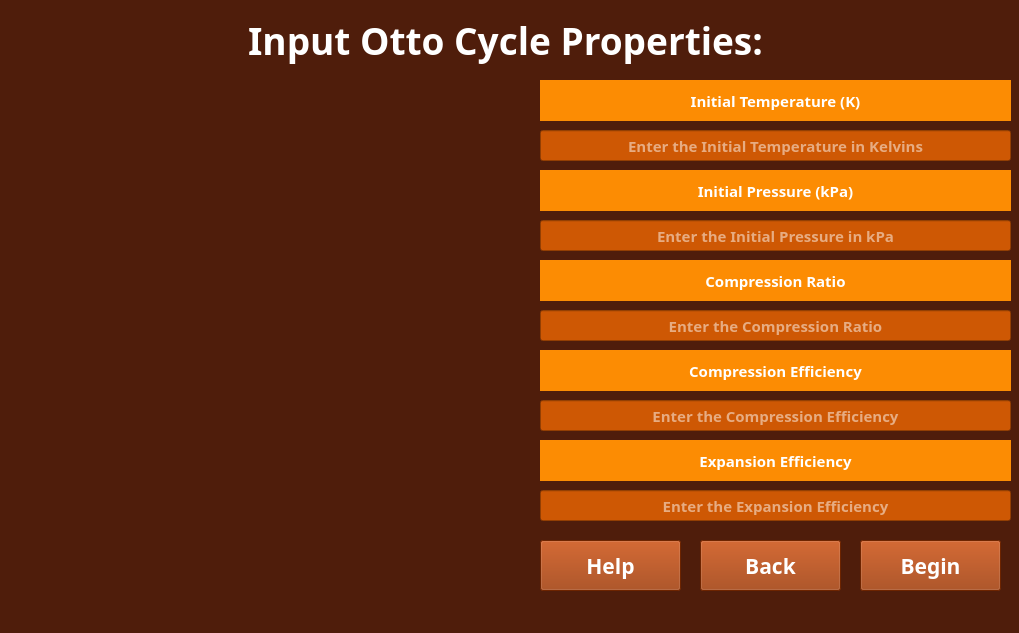
<?xml version="1.0" encoding="UTF-8"?>
<ui version="4.0">
 <class>OttoInputWindow</class>
 <widget class="QMainWindow" name="OttoInputWindow">
  <property name="geometry">
   <rect>
    <x>0</x>
    <y>0</y>
    <width>1019</width>
    <height>633</height>
   </rect>
  </property>
  <property name="sizePolicy">
   <sizepolicy hsizetype="Fixed" vsizetype="Fixed">
    <horstretch>0</horstretch>
    <verstretch>0</verstretch>
   </sizepolicy>
  </property>
  <property name="minimumSize">
   <size>
    <width>1019</width>
    <height>633</height>
   </size>
  </property>
  <property name="maximumSize">
   <size>
    <width>1019</width>
    <height>633</height>
   </size>
  </property>
  <property name="windowTitle">
   <string>Thermodynamic Simulator</string>
  </property>
  <property name="styleSheet">
   <string notr="true">background-color: rgb(79, 29, 11);
color: rgb(255,255,255);

</string>
  </property>
  <widget class="QWidget" name="centralwidget">
   <widget class="QLabel" name="Compression_Ratio_Label">
    <property name="geometry">
     <rect>
      <x>540</x>
      <y>260</y>
      <width>471</width>
      <height>41</height>
     </rect>
    </property>
    <property name="font">
     <font>
      <family>Fira Code SemiBold</family>
      <pointsize>11</pointsize>
      <bold>true</bold>
     </font>
    </property>
    <property name="styleSheet">
     <string notr="true">color: rgb(255, 255, 255); background-color: rgb(252, 140, 3)</string>
    </property>
    <property name="text">
     <string>Compression Ratio</string>
    </property>
    <property name="alignment">
     <set>Qt::AlignCenter</set>
    </property>
   </widget>
   <widget class="QLabel" name="Expansion_Efficiency_Label">
    <property name="geometry">
     <rect>
      <x>540</x>
      <y>440</y>
      <width>471</width>
      <height>41</height>
     </rect>
    </property>
    <property name="font">
     <font>
      <family>Fira Code SemiBold</family>
      <pointsize>11</pointsize>
      <bold>true</bold>
     </font>
    </property>
    <property name="styleSheet">
     <string notr="true">color: rgb(255, 255, 255); background-color: rgb(252, 140, 3)</string>
    </property>
    <property name="text">
     <string>Expansion Efficiency</string>
    </property>
    <property name="alignment">
     <set>Qt::AlignCenter</set>
    </property>
   </widget>
   <widget class="QLabel" name="Initial_Temperature_Label">
    <property name="geometry">
     <rect>
      <x>540</x>
      <y>80</y>
      <width>471</width>
      <height>41</height>
     </rect>
    </property>
    <property name="font">
     <font>
      <family>Fira Code SemiBold</family>
      <pointsize>11</pointsize>
      <bold>true</bold>
     </font>
    </property>
    <property name="styleSheet">
     <string notr="true">color: rgb(255, 255, 255); background-color: rgb(252, 140, 3)</string>
    </property>
    <property name="text">
     <string>Initial Temperature (K)</string>
    </property>
    <property name="alignment">
     <set>Qt::AlignCenter</set>
    </property>
   </widget>
   <widget class="QLabel" name="Compression_Efficiency_Label">
    <property name="geometry">
     <rect>
      <x>540</x>
      <y>350</y>
      <width>471</width>
      <height>41</height>
     </rect>
    </property>
    <property name="font">
     <font>
      <family>Fira Code SemiBold</family>
      <pointsize>11</pointsize>
      <bold>true</bold>
     </font>
    </property>
    <property name="styleSheet">
     <string notr="true">color: rgb(255, 255, 255); background-color: rgb(252, 140, 3)</string>
    </property>
    <property name="text">
     <string>Compression Efficiency</string>
    </property>
    <property name="alignment">
     <set>Qt::AlignCenter</set>
    </property>
   </widget>
   <widget class="QLabel" name="Initial_Pressure_Label">
    <property name="geometry">
     <rect>
      <x>540</x>
      <y>170</y>
      <width>471</width>
      <height>41</height>
     </rect>
    </property>
    <property name="font">
     <font>
      <family>Fira Code SemiBold</family>
      <pointsize>11</pointsize>
      <bold>true</bold>
     </font>
    </property>
    <property name="styleSheet">
     <string notr="true">color: rgb(255, 255, 255); background-color: rgb(252, 140, 3)</string>
    </property>
    <property name="text">
     <string>Initial Pressure (kPa)</string>
    </property>
    <property name="alignment">
     <set>Qt::AlignCenter</set>
    </property>
   </widget>
   <widget class="QLineEdit" name="Expansion_eff_input">
    <property name="geometry">
     <rect>
      <x>540</x>
      <y>490</y>
      <width>471</width>
      <height>31</height>
     </rect>
    </property>
    <property name="font">
     <font>
      <family>Fira Code SemiBold</family>
      <pointsize>11</pointsize>
      <bold>true</bold>
     </font>
    </property>
    <property name="styleSheet">
     <string notr="true">color: rgb(255, 255, 255); background-color: rgb(206, 88, 4)</string>
    </property>
    <property name="inputMask">
     <string/>
    </property>
    <property name="maxLength">
     <number>4</number>
    </property>
    <property name="alignment">
     <set>Qt::AlignCenter</set>
    </property>
    <property name="placeholderText">
     <string>Enter the Expansion Efficiency</string>
    </property>
   </widget>
   <widget class="QLabel" name="Otto_Image">
    <property name="geometry">
     <rect>
      <x>0</x>
      <y>80</y>
      <width>521</width>
      <height>511</height>
     </rect>
    </property>
    <property name="text">
     <string/>
    </property>
    <property name="pixmap">
     <pixmap>../graphics/otto_cycle.png</pixmap>
    </property>
    <property name="scaledContents">
     <bool>true</bool>
    </property>
   </widget>
   <widget class="QLabel" name="Title">
    <property name="geometry">
     <rect>
      <x>0</x>
      <y>10</y>
      <width>1011</width>
      <height>61</height>
     </rect>
    </property>
    <property name="font">
     <font>
      <family>Fira Code SemiBold</family>
      <pointsize>28</pointsize>
      <bold>true</bold>
     </font>
    </property>
    <property name="styleSheet">
     <string notr="true">color: rgb(255,255,255);</string>
    </property>
    <property name="text">
     <string>Input Otto Cycle Properties:</string>
    </property>
    <property name="alignment">
     <set>Qt::AlignCenter</set>
    </property>
   </widget>
   <widget class="QLineEdit" name="Compression_eff_input">
    <property name="geometry">
     <rect>
      <x>540</x>
      <y>400</y>
      <width>471</width>
      <height>31</height>
     </rect>
    </property>
    <property name="font">
     <font>
      <family>Fira Code SemiBold</family>
      <pointsize>11</pointsize>
      <bold>true</bold>
     </font>
    </property>
    <property name="styleSheet">
     <string notr="true">color: rgb(255, 255, 255); background-color: rgb(206, 88, 4)</string>
    </property>
    <property name="inputMask">
     <string/>
    </property>
    <property name="maxLength">
     <number>4</number>
    </property>
    <property name="alignment">
     <set>Qt::AlignCenter</set>
    </property>
    <property name="placeholderText">
     <string>Enter the Compression Efficiency</string>
    </property>
   </widget>
   <widget class="QLineEdit" name="Ratio_Input">
    <property name="geometry">
     <rect>
      <x>540</x>
      <y>310</y>
      <width>471</width>
      <height>31</height>
     </rect>
    </property>
    <property name="font">
     <font>
      <family>Fira Code SemiBold</family>
      <pointsize>11</pointsize>
      <bold>true</bold>
     </font>
    </property>
    <property name="styleSheet">
     <string notr="true">color: rgb(255, 255, 255); background-color: rgb(206, 88, 4)</string>
    </property>
    <property name="inputMask">
     <string/>
    </property>
    <property name="maxLength">
     <number>3</number>
    </property>
    <property name="alignment">
     <set>Qt::AlignCenter</set>
    </property>
    <property name="placeholderText">
     <string>Enter the Compression Ratio</string>
    </property>
   </widget>
   <widget class="QLineEdit" name="Initial_pressure_input">
    <property name="geometry">
     <rect>
      <x>540</x>
      <y>220</y>
      <width>471</width>
      <height>31</height>
     </rect>
    </property>
    <property name="font">
     <font>
      <family>Fira Code SemiBold</family>
      <pointsize>11</pointsize>
      <bold>true</bold>
     </font>
    </property>
    <property name="styleSheet">
     <string notr="true">color: rgb(255, 255, 255); background-color: rgb(206, 88, 4)</string>
    </property>
    <property name="inputMask">
     <string/>
    </property>
    <property name="maxLength">
     <number>6</number>
    </property>
    <property name="alignment">
     <set>Qt::AlignCenter</set>
    </property>
    <property name="placeholderText">
     <string>Enter the Initial Pressure in kPa</string>
    </property>
   </widget>
   <widget class="QLineEdit" name="initial_temperature_input">
    <property name="geometry">
     <rect>
      <x>540</x>
      <y>130</y>
      <width>471</width>
      <height>31</height>
     </rect>
    </property>
    <property name="font">
     <font>
      <family>Fira Code SemiBold</family>
      <pointsize>11</pointsize>
      <bold>true</bold>
     </font>
    </property>
    <property name="styleSheet">
     <string notr="true">color: rgb(255, 255, 255); background-color: rgb(206, 88, 4)</string>
    </property>
    <property name="inputMask">
     <string/>
    </property>
    <property name="maxLength">
     <number>6</number>
    </property>
    <property name="alignment">
     <set>Qt::AlignCenter</set>
    </property>
    <property name="placeholderText">
     <string>Enter the Initial Temperature in Kelvins</string>
    </property>
   </widget>
   <widget class="QPushButton" name="Help_Button">
    <property name="geometry">
     <rect>
      <x>540</x>
      <y>540</y>
      <width>141</width>
      <height>51</height>
     </rect>
    </property>
    <property name="font">
     <font>
      <family>Fira Code SemiBold</family>
      <pointsize>16</pointsize>
      <bold>true</bold>
     </font>
    </property>
    <property name="styleSheet">
     <string notr="true">color: rgb(255, 255, 255); background-color: rgb(152, 51, 0)</string>
    </property>
    <property name="text">
     <string>Help</string>
    </property>
   </widget>
   <widget class="QPushButton" name="Begin_Button">
    <property name="geometry">
     <rect>
      <x>860</x>
      <y>540</y>
      <width>141</width>
      <height>51</height>
     </rect>
    </property>
    <property name="font">
     <font>
      <family>Fira Code SemiBold</family>
      <pointsize>16</pointsize>
      <bold>true</bold>
     </font>
    </property>
    <property name="styleSheet">
     <string notr="true">color: rgb(255, 255, 255); background-color: rgb(152, 51, 0)</string>
    </property>
    <property name="text">
     <string>Begin</string>
    </property>
   </widget>
   <widget class="QPushButton" name="Back_Button">
    <property name="geometry">
     <rect>
      <x>700</x>
      <y>540</y>
      <width>141</width>
      <height>51</height>
     </rect>
    </property>
    <property name="font">
     <font>
      <family>Fira Code SemiBold</family>
      <pointsize>16</pointsize>
      <bold>true</bold>
     </font>
    </property>
    <property name="styleSheet">
     <string notr="true">color: rgb(255, 255, 255); background-color: rgb(152, 51, 0)</string>
    </property>
    <property name="text">
     <string>Back</string>
    </property>
   </widget>
  </widget>
 </widget>
 <resources/>
 <connections/>
</ui>
